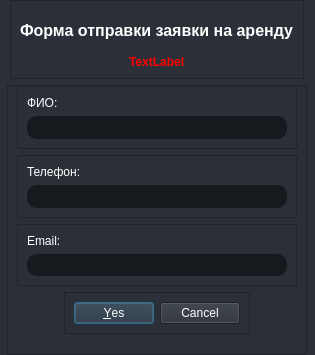
<?xml version="1.0" encoding="UTF-8"?>
<ui version="4.0">
 <class>rentalFormDialog</class>
 <widget class="QDialog" name="rentalFormDialog">
  <property name="windowModality">
   <enum>Qt::WindowModal</enum>
  </property>
  <property name="geometry">
   <rect>
    <x>0</x>
    <y>0</y>
    <width>315</width>
    <height>355</height>
   </rect>
  </property>
  <property name="minimumSize">
   <size>
    <width>315</width>
    <height>355</height>
   </size>
  </property>
  <property name="maximumSize">
   <size>
    <width>315</width>
    <height>355</height>
   </size>
  </property>
  <property name="windowTitle">
   <string>Dialog</string>
  </property>
  <property name="styleSheet">
   <string notr="true">* {
	color: #fff;
	background-color: #2a2f38;
}

QLineEdit {
	background-color: #16191d;
	padding: 5px 10px;
	border-top-left-radius: 10px;
	border-bottom-left-radius: 10px;
	border-top-right-radius: 10px;
	border-bottom-right-radius: 10px;
}</string>
  </property>
  <property name="sizeGripEnabled">
   <bool>false</bool>
  </property>
  <property name="modal">
   <bool>false</bool>
  </property>
  <layout class="QVBoxLayout" name="verticalLayout_2">
   <property name="leftMargin">
    <number>0</number>
   </property>
   <property name="topMargin">
    <number>0</number>
   </property>
   <property name="rightMargin">
    <number>0</number>
   </property>
   <property name="bottomMargin">
    <number>0</number>
   </property>
   <item alignment="Qt::AlignHCenter|Qt::AlignVCenter">
    <widget class="QFrame" name="frame_5">
     <property name="font">
      <font>
       <pointsize>12</pointsize>
       <weight>75</weight>
       <bold>true</bold>
      </font>
     </property>
     <property name="frameShape">
      <enum>QFrame::StyledPanel</enum>
     </property>
     <property name="frameShadow">
      <enum>QFrame::Raised</enum>
     </property>
     <layout class="QVBoxLayout" name="verticalLayout_6">
      <property name="spacing">
       <number>15</number>
      </property>
      <property name="topMargin">
       <number>20</number>
      </property>
      <item>
       <widget class="QLabel" name="label_4">
        <property name="font">
         <font>
          <pointsize>12</pointsize>
          <weight>75</weight>
          <bold>true</bold>
         </font>
        </property>
        <property name="text">
         <string>Форма отправки заявки на аренду</string>
        </property>
       </widget>
      </item>
      <item alignment="Qt::AlignHCenter">
       <widget class="QLabel" name="errorLabel">
        <property name="font">
         <font>
          <weight>75</weight>
          <bold>true</bold>
         </font>
        </property>
        <property name="styleSheet">
         <string notr="true">color: red;</string>
        </property>
        <property name="text">
         <string>TextLabel</string>
        </property>
       </widget>
      </item>
     </layout>
    </widget>
   </item>
   <item alignment="Qt::AlignHCenter|Qt::AlignVCenter">
    <widget class="QFrame" name="frame">
     <property name="minimumSize">
      <size>
       <width>300</width>
       <height>0</height>
      </size>
     </property>
     <property name="maximumSize">
      <size>
       <width>400</width>
       <height>400</height>
      </size>
     </property>
     <property name="frameShape">
      <enum>QFrame::StyledPanel</enum>
     </property>
     <property name="frameShadow">
      <enum>QFrame::Raised</enum>
     </property>
     <layout class="QVBoxLayout" name="verticalLayout_5">
      <property name="topMargin">
       <number>0</number>
      </property>
      <property name="bottomMargin">
       <number>20</number>
      </property>
      <item>
       <widget class="QFrame" name="frame_4">
        <property name="frameShape">
         <enum>QFrame::StyledPanel</enum>
        </property>
        <property name="frameShadow">
         <enum>QFrame::Raised</enum>
        </property>
        <layout class="QVBoxLayout" name="verticalLayout_4">
         <item>
          <widget class="QLabel" name="label">
           <property name="text">
            <string>ФИО:</string>
           </property>
          </widget>
         </item>
         <item>
          <widget class="QLineEdit" name="inputFullName">
           <property name="maximumSize">
            <size>
             <width>300</width>
             <height>16777215</height>
            </size>
           </property>
          </widget>
         </item>
        </layout>
       </widget>
      </item>
      <item>
       <widget class="QFrame" name="frame_2">
        <property name="frameShape">
         <enum>QFrame::StyledPanel</enum>
        </property>
        <property name="frameShadow">
         <enum>QFrame::Raised</enum>
        </property>
        <layout class="QVBoxLayout" name="verticalLayout">
         <item>
          <widget class="QLabel" name="label_2">
           <property name="text">
            <string>Телефон:</string>
           </property>
          </widget>
         </item>
         <item>
          <widget class="QLineEdit" name="inputPhone">
           <property name="maximumSize">
            <size>
             <width>300</width>
             <height>16777215</height>
            </size>
           </property>
          </widget>
         </item>
        </layout>
       </widget>
      </item>
      <item>
       <widget class="QFrame" name="frame_3">
        <property name="frameShape">
         <enum>QFrame::StyledPanel</enum>
        </property>
        <property name="frameShadow">
         <enum>QFrame::Raised</enum>
        </property>
        <layout class="QVBoxLayout" name="verticalLayout_3">
         <item>
          <widget class="QLabel" name="label_3">
           <property name="text">
            <string>Email:</string>
           </property>
          </widget>
         </item>
         <item>
          <widget class="QLineEdit" name="inputEmail">
           <property name="maximumSize">
            <size>
             <width>300</width>
             <height>16777215</height>
            </size>
           </property>
          </widget>
         </item>
        </layout>
       </widget>
      </item>
      <item alignment="Qt::AlignHCenter">
       <widget class="QFrame" name="frame_6">
        <property name="frameShape">
         <enum>QFrame::StyledPanel</enum>
        </property>
        <property name="frameShadow">
         <enum>QFrame::Raised</enum>
        </property>
        <layout class="QHBoxLayout" name="horizontalLayout">
         <item>
          <widget class="QDialogButtonBox" name="buttonBox">
           <property name="standardButtons">
            <set>QDialogButtonBox::Cancel|QDialogButtonBox::Yes</set>
           </property>
           <property name="centerButtons">
            <bool>true</bool>
           </property>
          </widget>
         </item>
        </layout>
       </widget>
      </item>
     </layout>
    </widget>
   </item>
  </layout>
 </widget>
 <resources>
  <include location="../resources.qrc"/>
 </resources>
 <connections/>
</ui>
